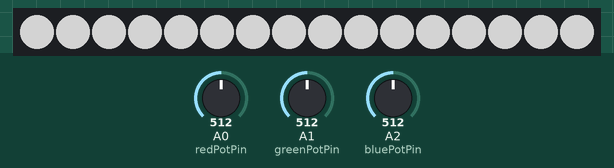
Simulated run of this sketch. Board: Arduino Uno, built with avr-gcc and run on an emulated ATmega328P. Shown: 16 RGB LEDs in strip order, left to right. The test bench sets the inputs (shaded band); at power-on: A0 (redPotPin) = 512, A1 (greenPotPin) = 512, A2 (bluePotPin) = 512. Dim RGB values are drawn brighter than linear.

Above: at 1.2 s.
1.3 s: A0 (redPotPin) set to 716
2.8 s: A1 (greenPotPin) set to 716
4.3 s: A2 (bluePotPin) set to 306
At 5.0 s:
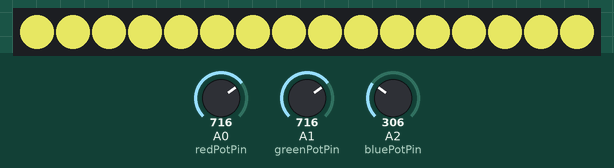
5.8 s: A0 (redPotPin) set to 511
7.3 s: A2 (bluePotPin) set to 511
8.8 s: A1 (greenPotPin) set to 1023
At 9.5 s:
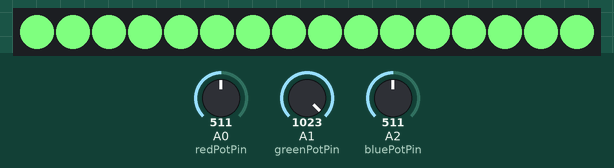
Timing chart, 0 to 11.3 s (numbered marks = the images above; inputs shaded):
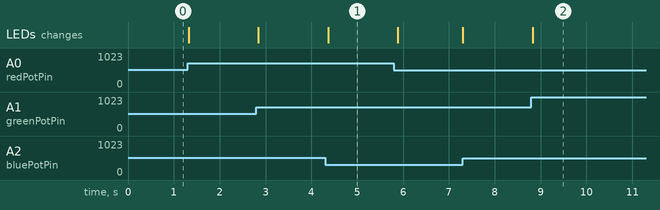

The sketch:

Neopixel_Potentiometer.ino
```cpp
// Project 54: NeoPixel Potentiometer Control
// Control the color of a NeoPixel strip with three potentiometers (RGB).

#include <Adafruit_NeoPixel.h>

#define PIN 6
#define NUMPIXELS 16

Adafruit_NeoPixel pixels(NUMPIXELS, PIN, NEO_GRB + NEO_KHZ800);

int redPotPin = A0;
int greenPotPin = A1;
int bluePotPin = A2;

void setup() {
  pixels.begin();
}

void loop() {
  int redValue = analogRead(redPotPin);
  int greenValue = analogRead(greenPotPin);
  int blueValue = analogRead(bluePotPin);

  // Map the 10-bit analog value (0-1023) to an 8-bit color value (0-255)
  int redColor = map(redValue, 0, 1023, 0, 255);
  int greenColor = map(greenValue, 0, 1023, 0, 255);
  int blueColor = map(blueValue, 0, 1023, 0, 255);

  // Set all pixels to the new color
  for(int i=0; i<NUMPIXELS; i++) {
    pixels.setPixelColor(i, pixels.Color(redColor, greenColor, blueColor));
  }
  pixels.show(); // Send the updated pixel colors to the hardware.

  delay(100);
}
```

Measured:
- after the input at 4.3 s, the LEDs: change after 0.06 s (image 1)
- after the input at 8.8 s, the LEDs: change at once (image 2)
